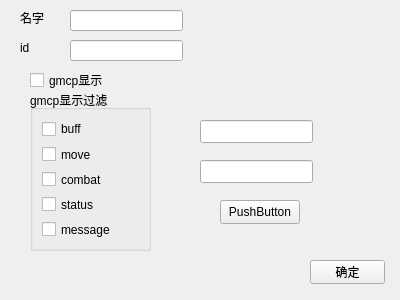
<?xml version="1.0" encoding="UTF-8"?>
<ui version="4.0">
 <class>ConfigForm</class>
 <widget class="QWidget" name="ConfigForm">
  <property name="geometry">
   <rect>
    <x>0</x>
    <y>0</y>
    <width>400</width>
    <height>300</height>
   </rect>
  </property>
  <property name="windowTitle">
   <string>Form</string>
  </property>
  <widget class="QLabel" name="label">
   <property name="geometry">
    <rect>
     <x>20</x>
     <y>10</y>
     <width>53</width>
     <height>16</height>
    </rect>
   </property>
   <property name="text">
    <string>名字</string>
   </property>
  </widget>
  <widget class="QLabel" name="label_2">
   <property name="geometry">
    <rect>
     <x>20</x>
     <y>40</y>
     <width>53</width>
     <height>16</height>
    </rect>
   </property>
   <property name="text">
    <string>id</string>
   </property>
  </widget>
  <widget class="QLineEdit" name="nameLE">
   <property name="geometry">
    <rect>
     <x>70</x>
     <y>10</y>
     <width>113</width>
     <height>21</height>
    </rect>
   </property>
  </widget>
  <widget class="QLineEdit" name="idLE">
   <property name="geometry">
    <rect>
     <x>70</x>
     <y>40</y>
     <width>113</width>
     <height>21</height>
    </rect>
   </property>
  </widget>
  <widget class="QPushButton" name="OKBT">
   <property name="geometry">
    <rect>
     <x>310</x>
     <y>260</y>
     <width>75</width>
     <height>24</height>
    </rect>
   </property>
   <property name="text">
    <string>确定</string>
   </property>
  </widget>
  <widget class="QGroupBox" name="GMCPGB">
   <property name="geometry">
    <rect>
     <x>30</x>
     <y>90</y>
     <width>121</width>
     <height>161</height>
    </rect>
   </property>
   <property name="title">
    <string>gmcp显示过滤</string>
   </property>
   <layout class="QGridLayout" name="gridLayout">
    <item row="0" column="0">
     <widget class="QCheckBox" name="buffCB">
      <property name="text">
       <string>buff</string>
      </property>
     </widget>
    </item>
    <item row="1" column="0">
     <widget class="QCheckBox" name="moveCB">
      <property name="text">
       <string>move</string>
      </property>
     </widget>
    </item>
    <item row="2" column="0">
     <widget class="QCheckBox" name="combatCB">
      <property name="text">
       <string>combat</string>
      </property>
     </widget>
    </item>
    <item row="3" column="0">
     <widget class="QCheckBox" name="statusCB">
      <property name="text">
       <string>status</string>
      </property>
     </widget>
    </item>
    <item row="4" column="0">
     <widget class="QCheckBox" name="messageCB">
      <property name="text">
       <string>message</string>
      </property>
     </widget>
    </item>
   </layout>
  </widget>
  <widget class="QCheckBox" name="allGMCPset">
   <property name="geometry">
    <rect>
     <x>30</x>
     <y>70</y>
     <width>80</width>
     <height>20</height>
    </rect>
   </property>
   <property name="text">
    <string>gmcp显示</string>
   </property>
  </widget>
  <widget class="QLineEdit" name="begin">
   <property name="geometry">
    <rect>
     <x>200</x>
     <y>120</y>
     <width>113</width>
     <height>23</height>
    </rect>
   </property>
  </widget>
  <widget class="QLineEdit" name="end">
   <property name="geometry">
    <rect>
     <x>200</x>
     <y>160</y>
     <width>113</width>
     <height>23</height>
    </rect>
   </property>
  </widget>
  <widget class="QPushButton" name="jisuan">
   <property name="geometry">
    <rect>
     <x>220</x>
     <y>200</y>
     <width>80</width>
     <height>24</height>
    </rect>
   </property>
   <property name="text">
    <string>PushButton</string>
   </property>
  </widget>
 </widget>
 <resources/>
 <connections/>
</ui>
